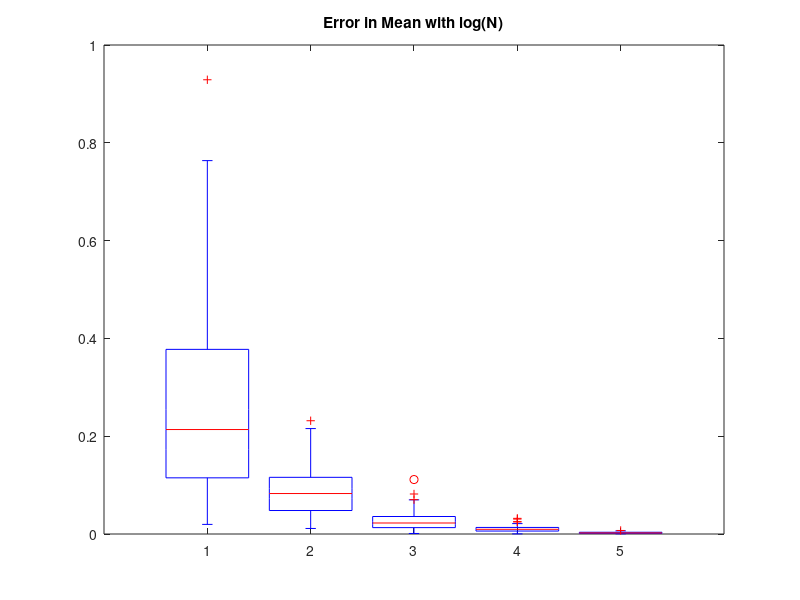
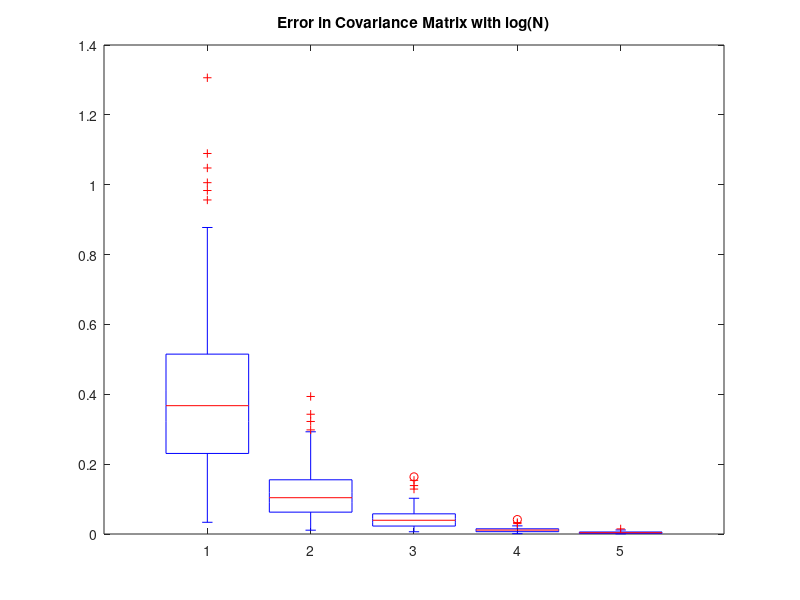
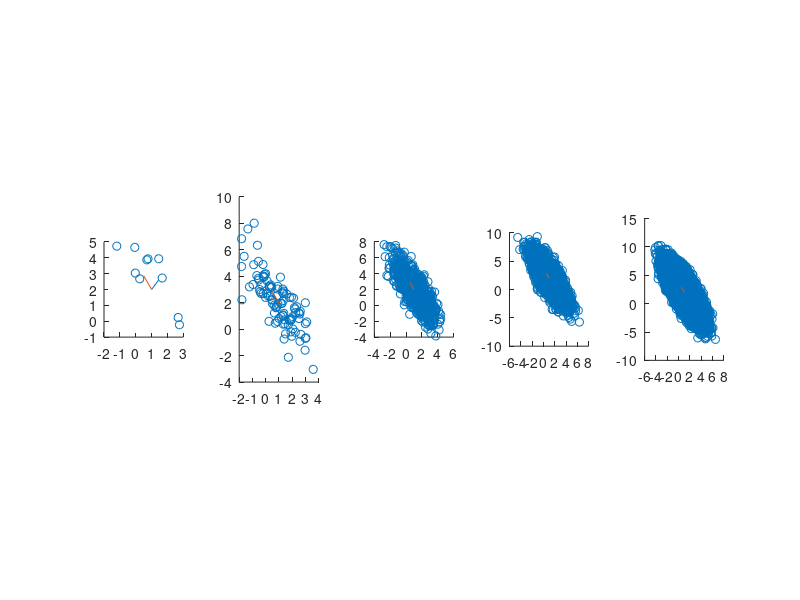

Reproduce these figures in MATLAB, in order.
% PART B

%given input
error_array_mean=[];
values=[10 100 1000 10000 100000];
for j=1:100
    error=[];
    for i=1:5
        N=values(i);
        mu=[1 2]';
        C=[1.6250, 1.9486*(-1); 1.9486*(-1), 3.8750];
        
        %calculating eigenvalues and eigenvectors of C
        [V,D] = eig(C);
        sqrt_diag=D^(1/2);
        
        %calculating matrix A
        A=V*sqrt_diag;
        
        %generating multivariate gaussian sampling
        G=randn(2,N);
        X=A*G + mu;
        
        %caclulating ML mean estimate
        S=sum(X,2);
        ML_mean_estimate=S./N;
        instance_error=norm(ML_mean_estimate-mu)/norm(mu);
        error=[error instance_error];
    end
    error_array_mean=[error_array_mean ; error];
end
boxplot(error_array_mean)
title('Error in Mean with log(N)')
saveas(gcf,sprintf('error_mean_2.png'));
% PART C

%given input
error_array_C=[];
values=[10 100 1000 10000 100000];
for j=1:100
    error=[];
    for i=1:5
        N=values(i);
        mu=[1 2]';
        C=[1.6250, 1.9486*(-1); 1.9486*(-1), 3.8750];
        
        %calculating eigenvalues and eigenvectors of C
        [V,D] = eig(C);
        sqrt_diag=D^(1/2);
        
        %calculating matrix A
        A=V*sqrt_diag;
        
        %generating multivariate gaussian sampling
        G=randn(2,N);
        X=A*G + mu;
        
        %caclulating ML covariance estimate
        Xt=X';
        St=sum(Xt);
        S=St';
        ML_mean_estimate=S./N;
        shift= X-mu;
        s=shift*shift';
        ML_covariance_estimate=s./N;
        instance_error=norm(ML_covariance_estimate-C,'fro')/norm(C,'fro');
        error=[error instance_error];
    end
    error_array_C=[error_array_C ; error];
end
boxplot(error_array_C)
title('Error in Covariance Matrix with log(N)')
saveas(gcf,sprintf('error_cov_2.png'));
% PART D

values=[10 100 1000 10000 100000];
for i=1:5
        N=values(i);
        mu=[1 2]';
        C=[1.6250, 1.9486*(-1); 1.9486*(-1), 3.8750];
        
        %calculating eigenvalues and eigenvectors of C
        [V,D] = eig(C);
        sqrt_diag=D^(1/2);
        
        %calculating matrix A
        A=V*sqrt_diag;
        
        %generating multivariate gaussian sampling
        G=randn(2,N);
        X=A*G + mu;

        %plotting
        x=X(1,:);
        y=X(2,:);
        subplot(1,5,i)
        scatter(x,y)
        hold on
        plot([1 1.432],[2 2.58139])
        plot([0.5 1],[2.8686 2])
        hold off
        daspect([1 1 1])
end
saveas(gcf,sprintf('trials_with_line2.png'));